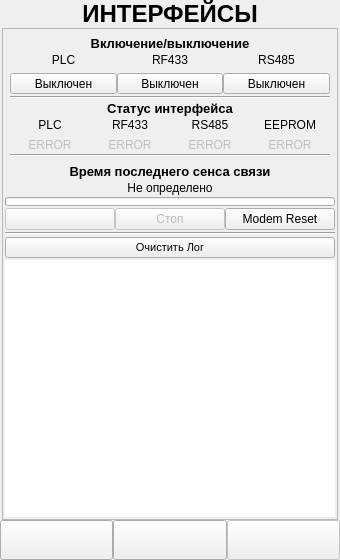
<?xml version="1.0" encoding="UTF-8"?>
<ui version="4.0">
 <class>Interfaces_Control_Form</class>
 <widget class="QWidget" name="Interfaces_Control_Form">
  <property name="geometry">
   <rect>
    <x>0</x>
    <y>0</y>
    <width>340</width>
    <height>560</height>
   </rect>
  </property>
  <property name="windowTitle">
   <string>Form</string>
  </property>
  <layout class="QVBoxLayout" name="verticalLayout_8">
   <property name="spacing">
    <number>0</number>
   </property>
   <property name="leftMargin">
    <number>0</number>
   </property>
   <property name="topMargin">
    <number>0</number>
   </property>
   <property name="rightMargin">
    <number>0</number>
   </property>
   <property name="bottomMargin">
    <number>0</number>
   </property>
   <item>
    <widget class="QLabel" name="label_1">
     <property name="sizePolicy">
      <sizepolicy hsizetype="Expanding" vsizetype="Minimum">
       <horstretch>0</horstretch>
       <verstretch>0</verstretch>
      </sizepolicy>
     </property>
     <property name="minimumSize">
      <size>
       <width>0</width>
       <height>0</height>
      </size>
     </property>
     <property name="font">
      <font>
       <family>Microsoft YaHei UI</family>
       <pointsize>18</pointsize>
       <weight>75</weight>
       <bold>true</bold>
      </font>
     </property>
     <property name="text">
      <string>ИНТЕРФЕЙСЫ</string>
     </property>
     <property name="alignment">
      <set>Qt::AlignCenter</set>
     </property>
    </widget>
   </item>
   <item>
    <widget class="QWidget" name="Main_Widget" native="true">
     <property name="styleSheet">
      <string notr="true"/>
     </property>
     <layout class="QVBoxLayout" name="verticalLayout_6">
      <property name="spacing">
       <number>0</number>
      </property>
      <property name="leftMargin">
       <number>2</number>
      </property>
      <property name="topMargin">
       <number>0</number>
      </property>
      <property name="rightMargin">
       <number>2</number>
      </property>
      <property name="bottomMargin">
       <number>0</number>
      </property>
      <item>
       <widget class="QScrollArea" name="scrollArea">
        <property name="horizontalScrollBarPolicy">
         <enum>Qt::ScrollBarAlwaysOff</enum>
        </property>
        <property name="widgetResizable">
         <bool>true</bool>
        </property>
        <widget class="QWidget" name="scrollAreaWidgetContents">
         <property name="geometry">
          <rect>
           <x>0</x>
           <y>0</y>
           <width>334</width>
           <height>486</height>
          </rect>
         </property>
         <layout class="QVBoxLayout" name="verticalLayout">
          <property name="spacing">
           <number>2</number>
          </property>
          <property name="leftMargin">
           <number>2</number>
          </property>
          <property name="topMargin">
           <number>2</number>
          </property>
          <property name="rightMargin">
           <number>2</number>
          </property>
          <property name="bottomMargin">
           <number>2</number>
          </property>
          <item>
           <widget class="QWidget" name="Iterfaces_Widget" native="true">
            <layout class="QVBoxLayout" name="verticalLayout_7">
             <property name="spacing">
              <number>2</number>
             </property>
             <property name="leftMargin">
              <number>5</number>
             </property>
             <property name="topMargin">
              <number>5</number>
             </property>
             <property name="rightMargin">
              <number>5</number>
             </property>
             <property name="bottomMargin">
              <number>0</number>
             </property>
             <item>
              <widget class="QLabel" name="label_2">
               <property name="sizePolicy">
                <sizepolicy hsizetype="Expanding" vsizetype="Minimum">
                 <horstretch>0</horstretch>
                 <verstretch>0</verstretch>
                </sizepolicy>
               </property>
               <property name="font">
                <font>
                 <family>Microsoft YaHei UI</family>
                 <pointsize>10</pointsize>
                 <weight>75</weight>
                 <bold>true</bold>
                </font>
               </property>
               <property name="text">
                <string>Включение/выключение</string>
               </property>
               <property name="alignment">
                <set>Qt::AlignCenter</set>
               </property>
              </widget>
             </item>
             <item>
              <layout class="QGridLayout" name="gridLayout">
               <property name="horizontalSpacing">
                <number>0</number>
               </property>
               <property name="verticalSpacing">
                <number>6</number>
               </property>
               <item row="1" column="0">
                <widget class="QToolButton" name="btnPLCEnable">
                 <property name="sizePolicy">
                  <sizepolicy hsizetype="Expanding" vsizetype="Minimum">
                   <horstretch>0</horstretch>
                   <verstretch>0</verstretch>
                  </sizepolicy>
                 </property>
                 <property name="font">
                  <font>
                   <family>Microsoft YaHei UI</family>
                  </font>
                 </property>
                 <property name="toolTip">
                  <string>&lt;html&gt;&lt;head/&gt;&lt;body&gt;&lt;p&gt;Включить/Выключить PLC-Интерфейс&lt;/p&gt;&lt;/body&gt;&lt;/html&gt;</string>
                 </property>
                 <property name="text">
                  <string>Выключен</string>
                 </property>
                 <property name="checkable">
                  <bool>true</bool>
                 </property>
                 <property name="checked">
                  <bool>false</bool>
                 </property>
                </widget>
               </item>
               <item row="0" column="0">
                <widget class="QLabel" name="label_3">
                 <property name="sizePolicy">
                  <sizepolicy hsizetype="Expanding" vsizetype="Minimum">
                   <horstretch>0</horstretch>
                   <verstretch>0</verstretch>
                  </sizepolicy>
                 </property>
                 <property name="font">
                  <font>
                   <family>Microsoft YaHei UI</family>
                  </font>
                 </property>
                 <property name="text">
                  <string>PLC</string>
                 </property>
                 <property name="alignment">
                  <set>Qt::AlignCenter</set>
                 </property>
                </widget>
               </item>
               <item row="0" column="2">
                <widget class="QLabel" name="label_5">
                 <property name="sizePolicy">
                  <sizepolicy hsizetype="Expanding" vsizetype="Minimum">
                   <horstretch>0</horstretch>
                   <verstretch>0</verstretch>
                  </sizepolicy>
                 </property>
                 <property name="font">
                  <font>
                   <family>Microsoft YaHei UI</family>
                  </font>
                 </property>
                 <property name="text">
                  <string>RS485</string>
                 </property>
                 <property name="alignment">
                  <set>Qt::AlignCenter</set>
                 </property>
                </widget>
               </item>
               <item row="1" column="2">
                <widget class="QToolButton" name="btnRSEnable">
                 <property name="sizePolicy">
                  <sizepolicy hsizetype="Expanding" vsizetype="Minimum">
                   <horstretch>0</horstretch>
                   <verstretch>0</verstretch>
                  </sizepolicy>
                 </property>
                 <property name="font">
                  <font>
                   <family>Microsoft YaHei UI</family>
                  </font>
                 </property>
                 <property name="toolTip">
                  <string>&lt;html&gt;&lt;head/&gt;&lt;body&gt;&lt;p&gt;Включить/Выключить RS485-Интерфейс&lt;/p&gt;&lt;/body&gt;&lt;/html&gt;</string>
                 </property>
                 <property name="text">
                  <string>Выключен</string>
                 </property>
                 <property name="checkable">
                  <bool>true</bool>
                 </property>
                 <property name="checked">
                  <bool>false</bool>
                 </property>
                </widget>
               </item>
               <item row="1" column="1">
                <widget class="QToolButton" name="btnRFEnable">
                 <property name="sizePolicy">
                  <sizepolicy hsizetype="Expanding" vsizetype="Minimum">
                   <horstretch>0</horstretch>
                   <verstretch>0</verstretch>
                  </sizepolicy>
                 </property>
                 <property name="font">
                  <font>
                   <family>Microsoft YaHei UI</family>
                  </font>
                 </property>
                 <property name="toolTip">
                  <string>&lt;html&gt;&lt;head/&gt;&lt;body&gt;&lt;p&gt;Включить/Выключить RF433-Интерфейс&lt;/p&gt;&lt;/body&gt;&lt;/html&gt;</string>
                 </property>
                 <property name="text">
                  <string>Выключен</string>
                 </property>
                 <property name="checkable">
                  <bool>true</bool>
                 </property>
                 <property name="checked">
                  <bool>false</bool>
                 </property>
                </widget>
               </item>
               <item row="0" column="1">
                <widget class="QLabel" name="label_4">
                 <property name="sizePolicy">
                  <sizepolicy hsizetype="Expanding" vsizetype="Minimum">
                   <horstretch>0</horstretch>
                   <verstretch>0</verstretch>
                  </sizepolicy>
                 </property>
                 <property name="font">
                  <font>
                   <family>Microsoft YaHei UI</family>
                  </font>
                 </property>
                 <property name="text">
                  <string>RF433</string>
                 </property>
                 <property name="alignment">
                  <set>Qt::AlignCenter</set>
                 </property>
                </widget>
               </item>
              </layout>
             </item>
             <item>
              <widget class="Line" name="line">
               <property name="orientation">
                <enum>Qt::Horizontal</enum>
               </property>
              </widget>
             </item>
             <item>
              <widget class="QLabel" name="label_6">
               <property name="sizePolicy">
                <sizepolicy hsizetype="Expanding" vsizetype="Minimum">
                 <horstretch>0</horstretch>
                 <verstretch>0</verstretch>
                </sizepolicy>
               </property>
               <property name="font">
                <font>
                 <family>Microsoft YaHei UI</family>
                 <pointsize>10</pointsize>
                 <weight>75</weight>
                 <bold>true</bold>
                </font>
               </property>
               <property name="text">
                <string>Статус интерфейса</string>
               </property>
               <property name="alignment">
                <set>Qt::AlignCenter</set>
               </property>
              </widget>
             </item>
             <item>
              <layout class="QGridLayout" name="gridLayout_2">
               <property name="horizontalSpacing">
                <number>0</number>
               </property>
               <property name="verticalSpacing">
                <number>6</number>
               </property>
               <item row="0" column="0">
                <widget class="QLabel" name="label_7">
                 <property name="sizePolicy">
                  <sizepolicy hsizetype="Expanding" vsizetype="Minimum">
                   <horstretch>0</horstretch>
                   <verstretch>0</verstretch>
                  </sizepolicy>
                 </property>
                 <property name="font">
                  <font>
                   <family>Microsoft YaHei UI</family>
                  </font>
                 </property>
                 <property name="text">
                  <string>PLC</string>
                 </property>
                 <property name="alignment">
                  <set>Qt::AlignCenter</set>
                 </property>
                </widget>
               </item>
               <item row="0" column="1">
                <widget class="QLabel" name="label_8">
                 <property name="sizePolicy">
                  <sizepolicy hsizetype="Expanding" vsizetype="Minimum">
                   <horstretch>0</horstretch>
                   <verstretch>0</verstretch>
                  </sizepolicy>
                 </property>
                 <property name="font">
                  <font>
                   <family>Microsoft YaHei UI</family>
                  </font>
                 </property>
                 <property name="text">
                  <string>RF433</string>
                 </property>
                 <property name="alignment">
                  <set>Qt::AlignCenter</set>
                 </property>
                </widget>
               </item>
               <item row="0" column="3">
                <widget class="QLabel" name="label_10">
                 <property name="sizePolicy">
                  <sizepolicy hsizetype="Expanding" vsizetype="Minimum">
                   <horstretch>0</horstretch>
                   <verstretch>0</verstretch>
                  </sizepolicy>
                 </property>
                 <property name="font">
                  <font>
                   <family>Microsoft YaHei UI</family>
                  </font>
                 </property>
                 <property name="text">
                  <string>EEPROM</string>
                 </property>
                 <property name="alignment">
                  <set>Qt::AlignCenter</set>
                 </property>
                </widget>
               </item>
               <item row="0" column="2">
                <widget class="QLabel" name="label_9">
                 <property name="sizePolicy">
                  <sizepolicy hsizetype="Expanding" vsizetype="Minimum">
                   <horstretch>0</horstretch>
                   <verstretch>0</verstretch>
                  </sizepolicy>
                 </property>
                 <property name="font">
                  <font>
                   <family>Microsoft YaHei UI</family>
                  </font>
                 </property>
                 <property name="text">
                  <string>RS485</string>
                 </property>
                 <property name="alignment">
                  <set>Qt::AlignCenter</set>
                 </property>
                </widget>
               </item>
               <item row="1" column="0">
                <widget class="QLabel" name="PLCStatus">
                 <property name="enabled">
                  <bool>false</bool>
                 </property>
                 <property name="sizePolicy">
                  <sizepolicy hsizetype="Expanding" vsizetype="Minimum">
                   <horstretch>0</horstretch>
                   <verstretch>0</verstretch>
                  </sizepolicy>
                 </property>
                 <property name="font">
                  <font>
                   <family>Microsoft YaHei UI</family>
                  </font>
                 </property>
                 <property name="toolTip">
                  <string>&lt;html&gt;&lt;head/&gt;&lt;body&gt;&lt;p&gt;Статус инициализации PLC-Интерфейса&lt;/p&gt;&lt;/body&gt;&lt;/html&gt;</string>
                 </property>
                 <property name="text">
                  <string>ERROR</string>
                 </property>
                 <property name="alignment">
                  <set>Qt::AlignCenter</set>
                 </property>
                </widget>
               </item>
               <item row="1" column="1">
                <widget class="QLabel" name="RFStatus">
                 <property name="enabled">
                  <bool>false</bool>
                 </property>
                 <property name="sizePolicy">
                  <sizepolicy hsizetype="Expanding" vsizetype="Minimum">
                   <horstretch>0</horstretch>
                   <verstretch>0</verstretch>
                  </sizepolicy>
                 </property>
                 <property name="font">
                  <font>
                   <family>Microsoft YaHei UI</family>
                  </font>
                 </property>
                 <property name="toolTip">
                  <string>&lt;html&gt;&lt;head/&gt;&lt;body&gt;&lt;p&gt;Статус инициализации RF433-Интерфейса&lt;/p&gt;&lt;/body&gt;&lt;/html&gt;</string>
                 </property>
                 <property name="text">
                  <string>ERROR</string>
                 </property>
                 <property name="alignment">
                  <set>Qt::AlignCenter</set>
                 </property>
                </widget>
               </item>
               <item row="1" column="2">
                <widget class="QLabel" name="RSStatus">
                 <property name="enabled">
                  <bool>false</bool>
                 </property>
                 <property name="sizePolicy">
                  <sizepolicy hsizetype="Expanding" vsizetype="Minimum">
                   <horstretch>0</horstretch>
                   <verstretch>0</verstretch>
                  </sizepolicy>
                 </property>
                 <property name="font">
                  <font>
                   <family>Microsoft YaHei UI</family>
                  </font>
                 </property>
                 <property name="toolTip">
                  <string>&lt;html&gt;&lt;head/&gt;&lt;body&gt;&lt;p&gt;Статус инициализации RS485-Интерфейса&lt;/p&gt;&lt;/body&gt;&lt;/html&gt;</string>
                 </property>
                 <property name="text">
                  <string>ERROR</string>
                 </property>
                 <property name="alignment">
                  <set>Qt::AlignCenter</set>
                 </property>
                </widget>
               </item>
               <item row="1" column="3">
                <widget class="QLabel" name="EEPROMStatus">
                 <property name="enabled">
                  <bool>false</bool>
                 </property>
                 <property name="sizePolicy">
                  <sizepolicy hsizetype="Expanding" vsizetype="Minimum">
                   <horstretch>0</horstretch>
                   <verstretch>0</verstretch>
                  </sizepolicy>
                 </property>
                 <property name="font">
                  <font>
                   <family>Microsoft YaHei UI</family>
                  </font>
                 </property>
                 <property name="toolTip">
                  <string>&lt;html&gt;&lt;head/&gt;&lt;body&gt;&lt;p&gt;Статус инициализации EEPROM&lt;/p&gt;&lt;/body&gt;&lt;/html&gt;</string>
                 </property>
                 <property name="text">
                  <string>ERROR</string>
                 </property>
                 <property name="alignment">
                  <set>Qt::AlignCenter</set>
                 </property>
                </widget>
               </item>
              </layout>
             </item>
             <item>
              <widget class="Line" name="line_3">
               <property name="orientation">
                <enum>Qt::Horizontal</enum>
               </property>
              </widget>
             </item>
             <item>
              <widget class="QWidget" name="LastAOPEN_Widget" native="true">
               <layout class="QVBoxLayout" name="verticalLayout_3">
                <property name="spacing">
                 <number>2</number>
                </property>
                <property name="leftMargin">
                 <number>5</number>
                </property>
                <property name="topMargin">
                 <number>5</number>
                </property>
                <property name="rightMargin">
                 <number>5</number>
                </property>
                <property name="bottomMargin">
                 <number>0</number>
                </property>
                <item>
                 <widget class="QLabel" name="label_11">
                  <property name="sizePolicy">
                   <sizepolicy hsizetype="Expanding" vsizetype="Minimum">
                    <horstretch>0</horstretch>
                    <verstretch>0</verstretch>
                   </sizepolicy>
                  </property>
                  <property name="font">
                   <font>
                    <family>Microsoft YaHei UI</family>
                    <pointsize>10</pointsize>
                    <weight>75</weight>
                    <bold>true</bold>
                   </font>
                  </property>
                  <property name="text">
                   <string>Время последнего сенса связи</string>
                  </property>
                  <property name="alignment">
                   <set>Qt::AlignCenter</set>
                  </property>
                 </widget>
                </item>
                <item>
                 <widget class="QLabel" name="LastAOPEN">
                  <property name="toolTip">
                   <string>&lt;html&gt;&lt;head/&gt;&lt;body&gt;&lt;p&gt;Время последнего сеанса с вязи сохраняется модемом в момент передачи времени HOST-устройством в ответ на соответствующий запрос&lt;/p&gt;&lt;/body&gt;&lt;/html&gt;</string>
                  </property>
                  <property name="text">
                   <string>Не определено</string>
                  </property>
                  <property name="alignment">
                   <set>Qt::AlignCenter</set>
                  </property>
                 </widget>
                </item>
               </layout>
              </widget>
             </item>
            </layout>
           </widget>
          </item>
          <item>
           <widget class="QProgressBar" name="progress">
            <property name="minimumSize">
             <size>
              <width>0</width>
              <height>9</height>
             </size>
            </property>
            <property name="maximumSize">
             <size>
              <width>16777215</width>
              <height>9</height>
             </size>
            </property>
            <property name="layoutDirection">
             <enum>Qt::LeftToRight</enum>
            </property>
            <property name="value">
             <number>0</number>
            </property>
            <property name="textVisible">
             <bool>false</bool>
            </property>
           </widget>
          </item>
          <item>
           <layout class="QHBoxLayout" name="horizontalLayout_4">
            <property name="spacing">
             <number>0</number>
            </property>
            <item>
             <widget class="QPushButton" name="Read">
              <property name="enabled">
               <bool>false</bool>
              </property>
              <property name="sizePolicy">
               <sizepolicy hsizetype="Expanding" vsizetype="Minimum">
                <horstretch>0</horstretch>
                <verstretch>0</verstretch>
               </sizepolicy>
              </property>
              <property name="minimumSize">
               <size>
                <width>0</width>
                <height>0</height>
               </size>
              </property>
              <property name="maximumSize">
               <size>
                <width>16777215</width>
                <height>16777215</height>
               </size>
              </property>
              <property name="font">
               <font>
                <family>Microsoft YaHei UI</family>
               </font>
              </property>
              <property name="text">
               <string/>
              </property>
             </widget>
            </item>
            <item>
             <widget class="QPushButton" name="Stop">
              <property name="enabled">
               <bool>false</bool>
              </property>
              <property name="sizePolicy">
               <sizepolicy hsizetype="Expanding" vsizetype="Minimum">
                <horstretch>0</horstretch>
                <verstretch>0</verstretch>
               </sizepolicy>
              </property>
              <property name="minimumSize">
               <size>
                <width>0</width>
                <height>0</height>
               </size>
              </property>
              <property name="maximumSize">
               <size>
                <width>16777215</width>
                <height>16777215</height>
               </size>
              </property>
              <property name="font">
               <font>
                <family>Microsoft YaHei UI</family>
               </font>
              </property>
              <property name="toolTip">
               <string>&lt;html&gt;&lt;head/&gt;&lt;body&gt;&lt;p&gt;Остановить обмен данными&lt;/p&gt;&lt;/body&gt;&lt;/html&gt;</string>
              </property>
              <property name="text">
               <string>Стоп</string>
              </property>
             </widget>
            </item>
            <item>
             <widget class="QWidget" name="Reset_Widget" native="true">
              <layout class="QVBoxLayout" name="verticalLayout_4">
               <property name="spacing">
                <number>0</number>
               </property>
               <property name="leftMargin">
                <number>0</number>
               </property>
               <property name="topMargin">
                <number>0</number>
               </property>
               <property name="rightMargin">
                <number>0</number>
               </property>
               <property name="bottomMargin">
                <number>0</number>
               </property>
               <item>
                <widget class="QPushButton" name="Reset">
                 <property name="sizePolicy">
                  <sizepolicy hsizetype="Expanding" vsizetype="Minimum">
                   <horstretch>0</horstretch>
                   <verstretch>0</verstretch>
                  </sizepolicy>
                 </property>
                 <property name="minimumSize">
                  <size>
                   <width>0</width>
                   <height>0</height>
                  </size>
                 </property>
                 <property name="maximumSize">
                  <size>
                   <width>16777215</width>
                   <height>16777215</height>
                  </size>
                 </property>
                 <property name="font">
                  <font>
                   <family>Microsoft YaHei UI</family>
                  </font>
                 </property>
                 <property name="toolTip">
                  <string>&lt;html&gt;&lt;head/&gt;&lt;body&gt;&lt;p&gt;Перезагрузить подключенное устройство&lt;/p&gt;&lt;/body&gt;&lt;/html&gt;</string>
                 </property>
                 <property name="text">
                  <string>Modem Reset</string>
                 </property>
                </widget>
               </item>
              </layout>
             </widget>
            </item>
           </layout>
          </item>
          <item>
           <widget class="Line" name="line_2">
            <property name="orientation">
             <enum>Qt::Horizontal</enum>
            </property>
           </widget>
          </item>
          <item>
           <widget class="QPushButton" name="ClearConsole">
            <property name="sizePolicy">
             <sizepolicy hsizetype="Expanding" vsizetype="Minimum">
              <horstretch>0</horstretch>
              <verstretch>0</verstretch>
             </sizepolicy>
            </property>
            <property name="minimumSize">
             <size>
              <width>0</width>
              <height>0</height>
             </size>
            </property>
            <property name="maximumSize">
             <size>
              <width>16777215</width>
              <height>16777215</height>
             </size>
            </property>
            <property name="font">
             <font>
              <family>Microsoft YaHei UI</family>
              <pointsize>8</pointsize>
             </font>
            </property>
            <property name="toolTip">
             <string>&lt;html&gt;&lt;head/&gt;&lt;body&gt;&lt;p&gt;Очистить поле Лога&lt;/p&gt;&lt;/body&gt;&lt;/html&gt;</string>
            </property>
            <property name="text">
             <string>Очистить Лог</string>
            </property>
           </widget>
          </item>
          <item>
           <widget class="QPlainTextEdit" name="console">
            <property name="minimumSize">
             <size>
              <width>0</width>
              <height>200</height>
             </size>
            </property>
            <property name="font">
             <font>
              <family>Microsoft YaHei UI</family>
              <pointsize>7</pointsize>
             </font>
            </property>
            <property name="toolTip">
             <string>&lt;html&gt;&lt;head/&gt;&lt;body&gt;&lt;p&gt;Поле Лога&lt;/p&gt;&lt;/body&gt;&lt;/html&gt;</string>
            </property>
            <property name="styleSheet">
             <string notr="true">border: none;</string>
            </property>
            <property name="maximumBlockCount">
             <number>5000</number>
            </property>
           </widget>
          </item>
         </layout>
        </widget>
       </widget>
      </item>
     </layout>
    </widget>
   </item>
   <item>
    <widget class="QWidget" name="DownPanel_Widget" native="true">
     <property name="styleSheet">
      <string notr="true"/>
     </property>
     <layout class="QVBoxLayout" name="verticalLayout_5">
      <property name="spacing">
       <number>0</number>
      </property>
      <property name="leftMargin">
       <number>0</number>
      </property>
      <property name="topMargin">
       <number>0</number>
      </property>
      <property name="rightMargin">
       <number>0</number>
      </property>
      <property name="bottomMargin">
       <number>0</number>
      </property>
      <item>
       <layout class="QHBoxLayout" name="horizontalLayout_3">
        <property name="spacing">
         <number>0</number>
        </property>
        <item>
         <widget class="QPushButton" name="Back">
          <property name="sizePolicy">
           <sizepolicy hsizetype="Minimum" vsizetype="Minimum">
            <horstretch>0</horstretch>
            <verstretch>0</verstretch>
           </sizepolicy>
          </property>
          <property name="minimumSize">
           <size>
            <width>0</width>
            <height>40</height>
           </size>
          </property>
          <property name="toolTip">
           <string>&lt;html&gt;&lt;head/&gt;&lt;body&gt;&lt;p&gt;Назад&lt;/p&gt;&lt;/body&gt;&lt;/html&gt;</string>
          </property>
          <property name="text">
           <string/>
          </property>
          <property name="icon">
           <iconset resource="../RESOURCES/images.qrc">
            <normaloff>:/images/icons/images/BACK.png</normaloff>:/images/icons/images/BACK.png</iconset>
          </property>
          <property name="iconSize">
           <size>
            <width>30</width>
            <height>30</height>
           </size>
          </property>
         </widget>
        </item>
        <item>
         <widget class="QPushButton" name="btnSettings">
          <property name="sizePolicy">
           <sizepolicy hsizetype="Minimum" vsizetype="Minimum">
            <horstretch>0</horstretch>
            <verstretch>0</verstretch>
           </sizepolicy>
          </property>
          <property name="minimumSize">
           <size>
            <width>0</width>
            <height>40</height>
           </size>
          </property>
          <property name="maximumSize">
           <size>
            <width>16777215</width>
            <height>16777215</height>
           </size>
          </property>
          <property name="toolTip">
           <string>&lt;html&gt;&lt;head/&gt;&lt;body&gt;&lt;p&gt;Настройки конфигуратора&lt;/p&gt;&lt;/body&gt;&lt;/html&gt;</string>
          </property>
          <property name="styleSheet">
           <string notr="true"/>
          </property>
          <property name="text">
           <string/>
          </property>
          <property name="icon">
           <iconset resource="../RESOURCES/images.qrc">
            <normaloff>:/images/icons/images/Settings_2.png</normaloff>:/images/icons/images/Settings_2.png</iconset>
          </property>
          <property name="iconSize">
           <size>
            <width>30</width>
            <height>30</height>
           </size>
          </property>
         </widget>
        </item>
        <item>
         <widget class="QWidget" name="Next_Widget" native="true">
          <property name="enabled">
           <bool>false</bool>
          </property>
          <layout class="QVBoxLayout" name="verticalLayout_2">
           <property name="spacing">
            <number>0</number>
           </property>
           <property name="leftMargin">
            <number>0</number>
           </property>
           <property name="topMargin">
            <number>0</number>
           </property>
           <property name="rightMargin">
            <number>0</number>
           </property>
           <property name="bottomMargin">
            <number>0</number>
           </property>
           <item>
            <widget class="QPushButton" name="Next">
             <property name="enabled">
              <bool>false</bool>
             </property>
             <property name="sizePolicy">
              <sizepolicy hsizetype="Minimum" vsizetype="Minimum">
               <horstretch>0</horstretch>
               <verstretch>0</verstretch>
              </sizepolicy>
             </property>
             <property name="minimumSize">
              <size>
               <width>0</width>
               <height>40</height>
              </size>
             </property>
             <property name="toolTip">
              <string>&lt;html&gt;&lt;head/&gt;&lt;body&gt;&lt;p&gt;&lt;span style=&quot; font-family:'Microsoft YaHei UI';&quot;&gt;Далее&lt;/span&gt;&lt;/p&gt;&lt;/body&gt;&lt;/html&gt;</string>
             </property>
             <property name="text">
              <string/>
             </property>
             <property name="icon">
              <iconset resource="../RESOURCES/images.qrc">
               <normaloff>:/images/icons/images/NEXT.png</normaloff>:/images/icons/images/NEXT.png</iconset>
             </property>
             <property name="iconSize">
              <size>
               <width>30</width>
               <height>30</height>
              </size>
             </property>
            </widget>
           </item>
          </layout>
         </widget>
        </item>
       </layout>
      </item>
     </layout>
    </widget>
   </item>
  </layout>
 </widget>
 <resources>
  <include location="../RESOURCES/images.qrc"/>
 </resources>
 <connections/>
</ui>
